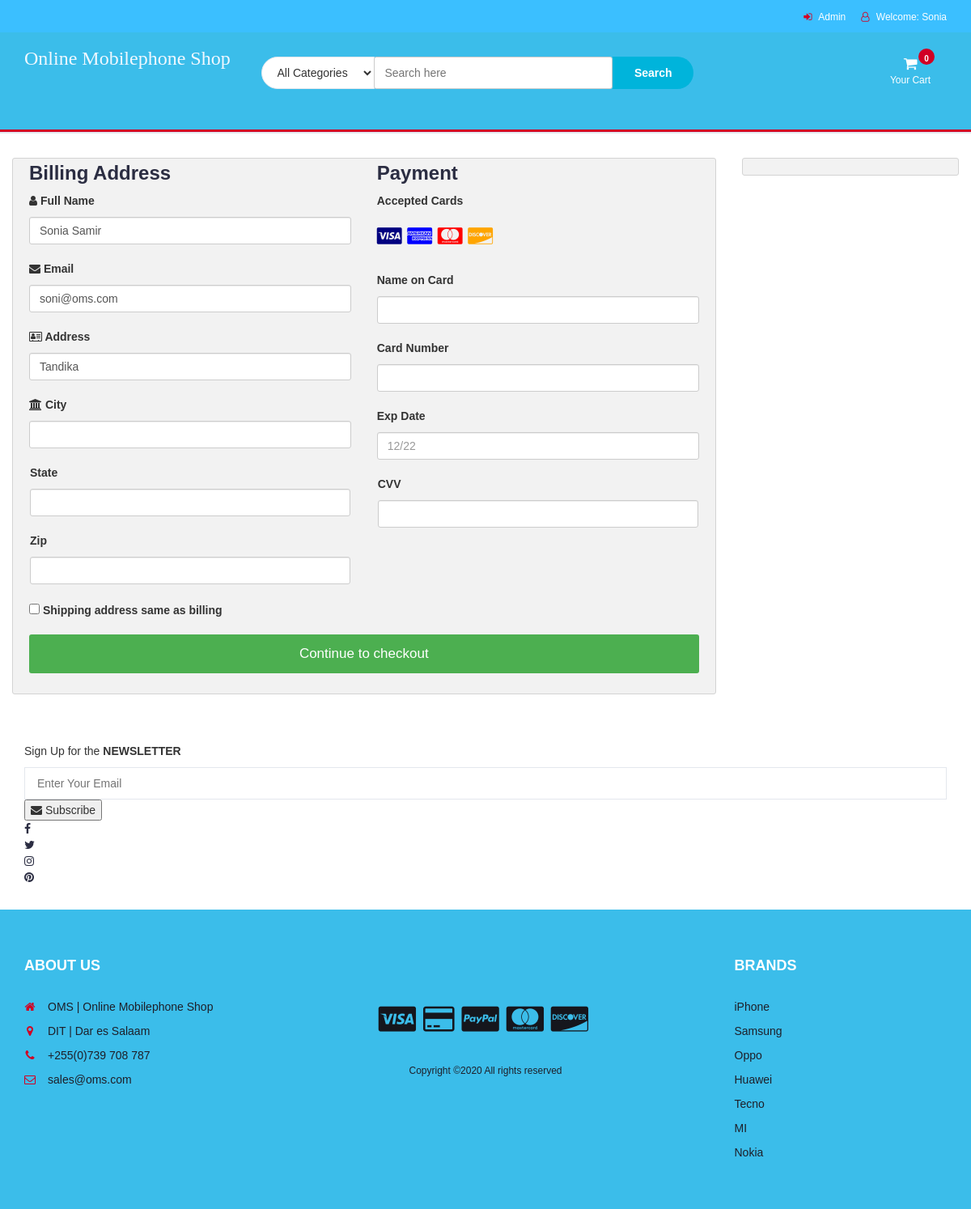
Before: /checkout.php (signed in) with the older database file.
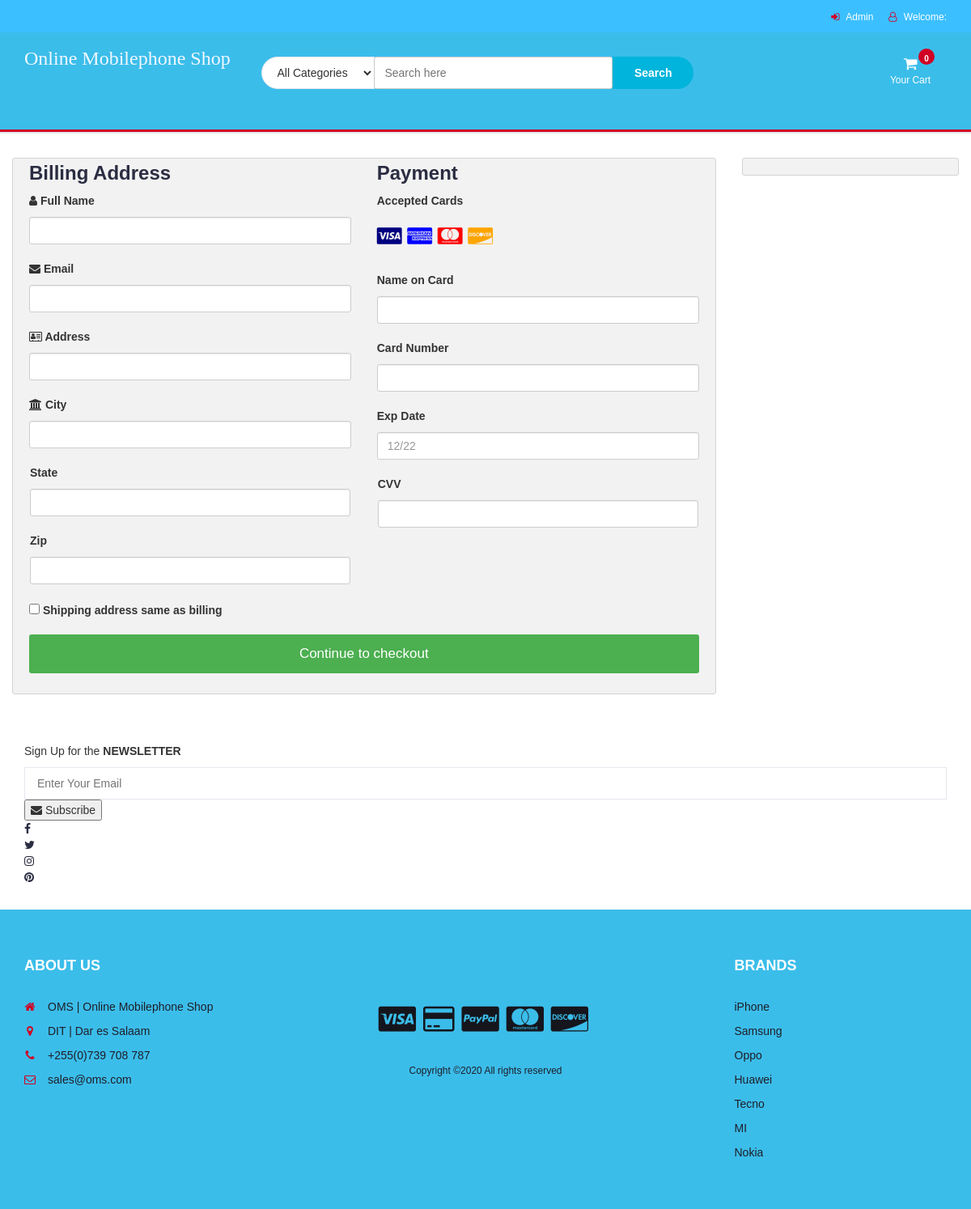
After: the same page with the newer database file.
### tables this page shows
CREATE TABLE `buyer` (
  `buyer_id` int(10) NOT NULL,
  `fname` varchar(100) NOT NULL,
  `lname` varchar(100) NOT NULL,
  `phone` varchar(15) NOT NULL,
  `email` varchar(100) NOT NULL,
  `password` varchar(200) NOT NULL,
  `address` varchar(100) NOT NULL
);

### checkout.php (the view, shortened to what the changed rows need)
<?php
include "db.php";
include "header.php";
?>
<section class="section">
	<div class="container-fluid">
		<div class="row-checkout">
		<?php
		if(isset($_SESSION["uid"])){
			$sql = "SELECT * FROM buyer WHERE buyer_id='$_SESSION[uid]'";
			$query = mysqli_query($con,$sql)or die( mysqli_error($con));
			$row=mysqli_fetch_array($query);
		echo'
			<div class="col-75">
				<div class="container-checkout">
				<form id="checkout_form" action="checkout_process.php" method="POST" class="was-validated">
					<div class="row-checkout">
					<div class="col-50">
						<h3>Billing Address</h3>
						<label for="fname"><i class="fa fa-user" ></i> Full Name</label>
						<input type="text" id="fname" class="form-control" name="firstname" pattern="^[a-zA-Z ]+$"  value="'.$row["fname"].' '.$row["lname"].'">
						<label for="email"><i class="fa fa-envelope"></i> Email</label>
						<input type="text" id="email" name="email" class="form-control" pattern="^[_a-z0-9-]+(\.[_a-z0-9-]+)*@[a-z0-9]+(\.[a-z]{2,4})$" value="'.$row["email"].'" required>
						<label for="adr"><i class="fa fa-address-card-o"></i> Address</label>
						<input type="text" id="adr" name="address" class="form-control" value="'.$row["address"].'" required>
						<label for="city"><i class="fa fa-institution"></i> City</label>
						<input type="text" id="city" name="city" class="form-control" value="" pattern="^[a-zA-Z ]+$" required>
						<div class="row">
						<div class="col-50">
							<label for="state">State</label>
							<input type="text" id="state" name="state" class="form-control" pattern="^[a-zA-Z ]+$" required>
						</div>
						<div class="col-50">
							<label for="zip">Zip</label>
							<input type="text" id="zip" name="zip" class="form-control" pattern="^[0-9]{6}(?:-[0-9]{4})?$" required>
						</div>
						</div>
					</div>
					<div class="col-50">
						<h3>Payment</h3>
						<label for="fname">Accepted Cards</label>
						<div class="icon-container">
						<i class="fa fa-cc-visa" style="color:navy;"></i>
						<i class="fa fa-cc-amex" style="color:blue;"></i>
						<i class="fa fa-cc-mastercard" style="color:red;"></i>
						<i class="fa fa-cc-discover" style="color:orange;"></i>
						</div>
						<label for="cname">Name on Card</label>
						<input type="text" id="cname" name="cardname" class="form-control" pattern="^[a-zA-Z ]+$" required>
						<div class="form-group" id="card-number-field">
                        <label for="cardNumber">Card Number</label>
                        <input type="text" class="form-control" id="cardNumber" name="cardNumber" required>
                    </div>
						<label for="expdate">Exp Date</label>
						<input type="text" id="expdate" name="expdate" class="form-control" pattern="^((0[1-9])|(1[0-2]))\/(\d{2})$" placeholder="12/22"required>
						<div class="row">
						<div class="col-50">
							<div class="form-group CVV">
								<label for="cvv">CVV</label>
								<input type="text" class="form-control" name="cvv" id="cvv" required>
						</div>
						</div>
					</div>
					</div>
					</div>
					<label><input type="CHECKBOX" name="q" class="roomselect" value="conform" required> Shipping address same as billing
					</label>';
					$total=0;
					$total_count=$_POST['total_count'];
				echo'
				<input type="hidden" name="total_count" value="'.$total_count.'">
					<input type="hidden" name="total_price" value="'.$total.'">
					<input type="submit" id="submit" value="Continue to checkout" class="checkout-btn">
				</form>
				</div>
			</div>
			';
		}else{
			echo"<script>window.location.href = 'cart.php'</script>";
		}
		?>
		</div>
	</div>
</section>

### header.php (shortened to what the changed rows need)
<!DOCTYPE html>
<html lang="en">
	<head>
		<link type="text/css" rel="stylesheet" href="css/bootstrap.min.css"/>
		<link type="text/css" rel="stylesheet" href="css/slick.css"/>
		<link type="text/css" rel="stylesheet" href="css/slick-theme.css"/>
		<link type="text/css" rel="stylesheet" href="css/nouislider.min.css"/>
		<link rel="stylesheet" href="css/font-awesome.min.css">
		<link type="text/css" rel="stylesheet" href="css/style.css"/>
		<link type="text/css" rel="stylesheet" href="css/accountbtn.css"/>
    </head>
	<body class="body">
		<header>
			<div id="top-header">
				<div class="container">
					<ul class="header-links pull-right">
						<li><?php
                             include "db.php";
                            if(isset($_SESSION["uid"])){
                                $sql = "SELECT fname FROM buyer WHERE buyer_id='$_SESSION[uid]'";
                                $query = mysqli_query($con,$sql);
                                $row=mysqli_fetch_array($query);
                                echo '
                               <div class="dropdownn">
                                  <a href="#" class="dropdownn" data-toggle="modal" data-target="#myModal" ><i class="fa fa-user-o"></i> Welcome: '.$row["fname"].'</a>
                                  <div class="dropdownn-content">
                                    <a href="" data-toggle="modal" data-target="#profile"><i class="fa fa-user-circle" aria-hidden="true" ></i>My Profile</a>
                                    <a href="logout.php"  ><i class="fa fa-sign-in" aria-hidden="true"></i>Log out</a>
                                  </div>
                                </div>';
                            }
                                             ?>
                                </li>
					</ul>
				</div>
			</div>
		</header>

Changed rows visible on the page:
removed buyer: fname "Sonia", firstname "Sonia Samir", email "soni@oms.com", address "Tandika"
